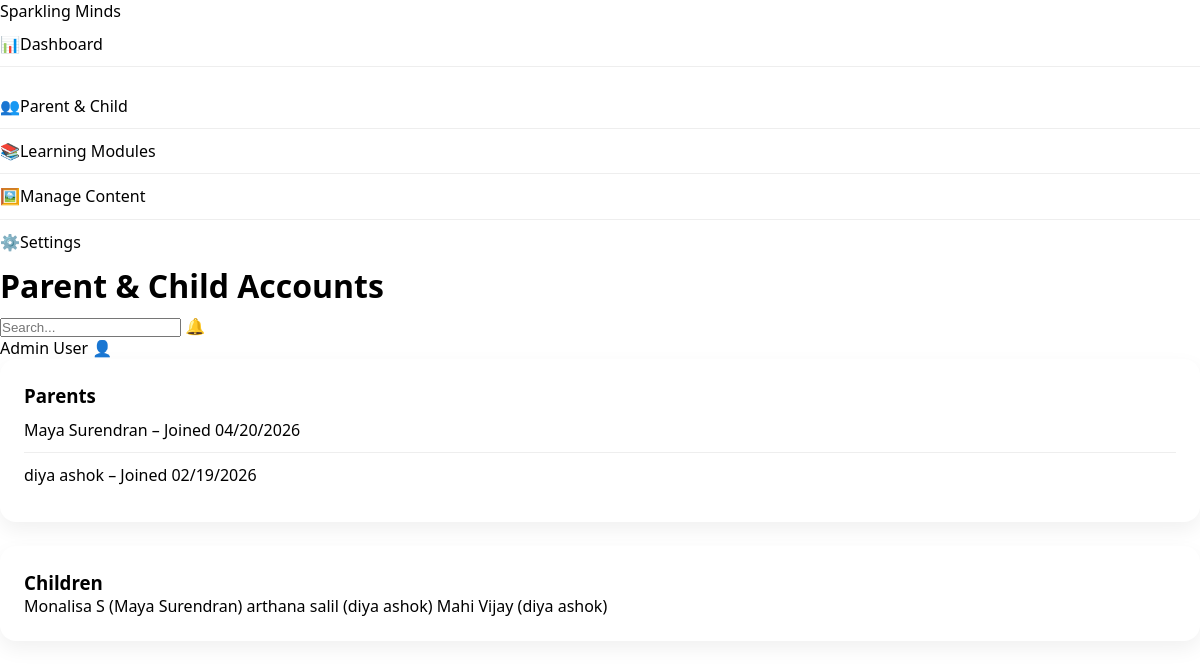
The page /learning/admin/parent-child/ (signed in) on the database as committed earlier.
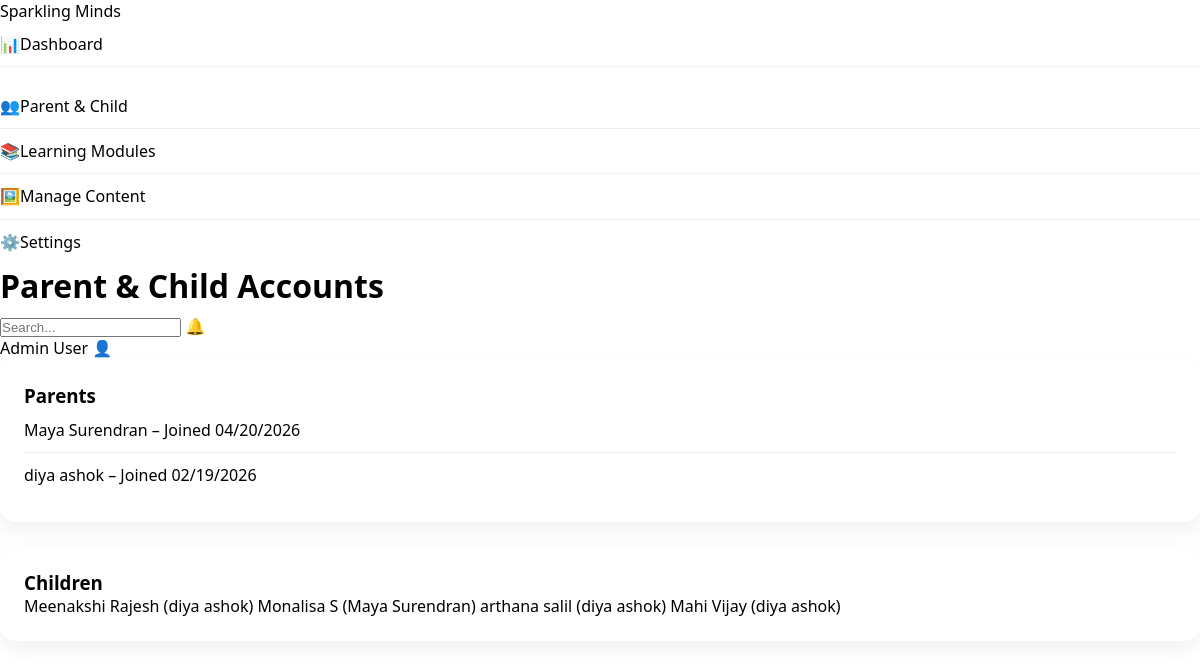
The same page on the database as committed later.
### accounts/models.py (models this page shows, shortened)
class User(AbstractUser):
    class Role(models.TextChoices):
        ADMIN = "admin", "Administrator"
        PARENT = "parent", "Parent/Guardian"
        CHILD = "child", "Child (Learner)"
    role = models.CharField(max_length=10, choices=Role.choices, default=Role.PARENT)
    phone = models.CharField(max_length=20, blank=True)
    created_at = models.DateTimeField(auto_now_add=True)
    updated_at = models.DateTimeField(auto_now=True)

### children/models.py (models this page shows, shortened)
class ChildProfile(models.Model):
    class SkillFocus(models.TextChoices):
        COMMUNICATION = "communication", "Communication"
        SOCIAL = "social", "Social Skills"
        COGNITIVE = "cognitive", "Cognitive"
        DAILY = "daily", "Daily Life Skills"
        EMOTIONAL = "emotional", "Emotional Recognition"
    parent = models.ForeignKey(
        settings.AUTH_USER_MODEL,
        on_delete=models.CASCADE,
        related_name="children",
        limit_choices_to={"role": "parent"},
    )
    first_name = models.CharField(max_length=100)
    last_name = models.CharField(max_length=100)
    date_of_birth = models.DateField(null=True, blank=True)
    skill_focus = models.JSONField(
        default=list,
        help_text="List of focus areas, e.g. ['communication', 'cognitive']",
    )
    learning_pace = models.CharField(
        max_length=20,
        choices=[
            ("slow", "Slow"),
            ("medium", "Medium"),
            ("fast", "Fast"),
        ],
        default="medium",
    )
    avatar = models.ImageField(upload_to="child_avatars/", blank=True, null=True)
    created_at = models.DateTimeField(auto_now_add=True)
    updated_at = models.DateTimeField(auto_now=True)
    class Meta:
        ordering = ["-created_at"]
    def get_full_name(self):
        return f"{self.first_name} {self.last_name}"

### learning/views.py (the view)
# urls.py: path("admin/parent-child/", views.admin_parent_child, name="admin_parent_child"),
@staff_member_required
def admin_parent_child(request):
    parents = User.objects.filter(role=User.Role.PARENT).order_by('-date_joined')
    children = ChildProfile.objects.select_related('parent').all()
    context = {
        'parent_list': parents,
        'child_list': children,
        'active_section': 'parent_child',
    }
    return render(request, 'admin/parent_child.html', context)

### templates/admin/parent_child.html (shortened to what this page needs)
{% load static %}
<!DOCTYPE html>
<html lang="en">
<head>
    <link rel="stylesheet" href="{% static 'css/dashboard.css' %}">
</head>
<body>
<div class="dashboard-wrapper">
    <nav class="sidebar">
        <div class="sidebar-header">
            <span class="logo-text">Sparkling Minds</span>
        </div>
        <ul class="nav-links">
            <li class="{% if active_section == 'dashboard' %}active{% endif %}"><a href="{% url 'learning:admin_dashboard' %}"><span class="icon">📊</span><span class="link-text">Dashboard</span></a></li>
            <li class="{% if active_section == 'parent_child' %}active{% endif %}"><a href="{% url 'learning:admin_parent_child' %}"><span class="icon">👥</span><span class="link-text">Parent & Child</span></a></li>
            <li><a href="{% url 'learning:manage_modules' %}"><span class="icon">📚</span><span class="link-text">Learning Modules</span></a></li>
            <li><a href="#"><span class="icon">🖼️</span><span class="link-text">Manage Content</span></a></li>
            <li><a href="#"><span class="icon">⚙️</span><span class="link-text">Settings</span></a></li>
        </ul>
    </nav>
    <main class="main-content">
        <header class="top-bar">
            <h1>Parent &amp; Child Accounts</h1>
            <div class="header-controls">
                <input type="text" placeholder="Search..." class="search-field">
                <span class="icon">🔔</span>
            </div>
            <div class="user-profile">{{ user.get_full_name|default:user.username }} 👤</div>
        </header>
        <section class="accounts-section">
            <div class="card">
                <h3>Parents</h3>
                <ul>
                    {% for p in parent_list %}
                        <li>{{ p.get_full_name|default:p.username }} &ndash; Joined {{ p.date_joined|date:"SHORT_DATE_FORMAT" }}</li>
                    {% empty %}
                        <li>No parent accounts found.</li>
                    {% endfor %}
                </ul>
            </div>
            <div class="card">
                <h3>Children</h3>
                <ul>
                    {% for c in child_list %}
{{ c.get_full_name }} ({{ c.parent.get_full_name|default:c.parent.username }})
                    {% empty %}
                        <li>No child profiles available.</li>
                    {% endfor %}
                </ul>
            </div>
        </section>
    </main>
</div>
</body>
</html>

Rows that differ between the two databases and show on the page:
added ChildProfile: get_full_name "Meenakshi Rajesh", parent.get_full_name "diya ashok"
